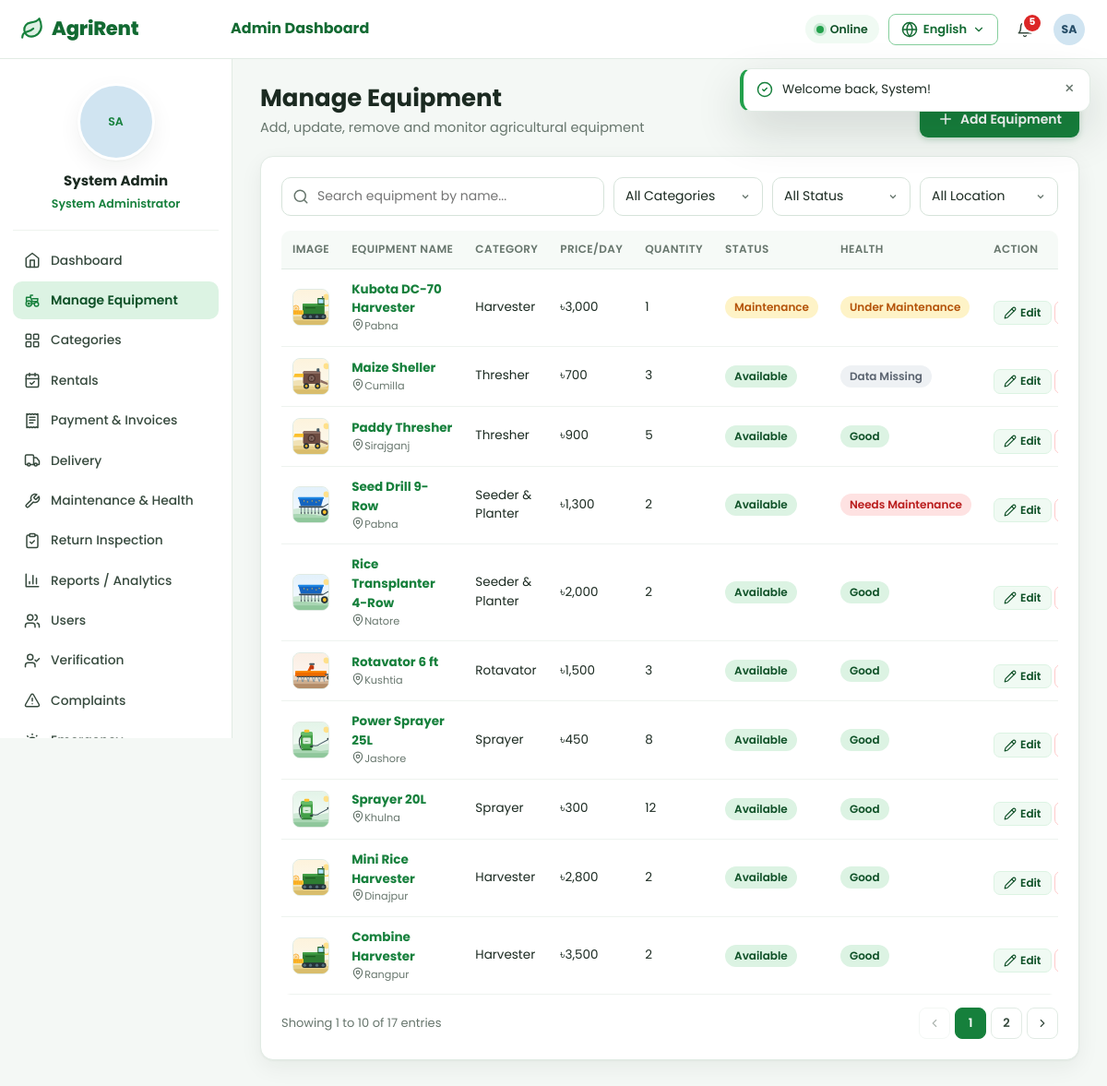
/index.php?r=equipment/manage (signed in), run on the app's committed database.
### tables this page shows
CREATE TABLE `users` (
  `id` INT UNSIGNED NOT NULL AUTO_INCREMENT,
  `name` VARCHAR(100) NOT NULL,
  `email` VARCHAR(160) NOT NULL,
  `phone` VARCHAR(30) NOT NULL DEFAULT '',
  `address` VARCHAR(255) NOT NULL DEFAULT '',
  `password` VARCHAR(255) NOT NULL,
  `role` ENUM('farmer','employee','admin') NOT NULL,
   
  `status` ENUM('inactive','active','suspended','deleted') NOT NULL DEFAULT 'inactive',
  `email_verified_at` DATETIME DEFAULT NULL,
   
  `verification_status` ENUM('pending','approved','rejected') NOT NULL DEFAULT 'pending',
  `verification_note` VARCHAR(255) DEFAULT NULL,
  `verification_document` VARCHAR(255) DEFAULT NULL,
  `verified_by` INT UNSIGNED DEFAULT NULL,
  `verified_at` DATETIME DEFAULT NULL,
  `employee_code` VARCHAR(30) DEFAULT NULL,
  `profile_photo` VARCHAR(255) DEFAULT NULL,
  `language` ENUM('en','bn') NOT NULL DEFAULT 'en',
  `two_factor_enabled` TINYINT(1) NOT NULL DEFAULT 0,
  `google_id` VARCHAR(64) DEFAULT NULL,
  `failed_attempts` INT UNSIGNED NOT NULL DEFAULT 0,
  `locked_until` DATETIME DEFAULT NULL,
  `last_login_at` DATETIME DEFAULT NULL,
  `last_login_ip` VARCHAR(45) DEFAULT NULL,
  `last_login_agent` VARCHAR(255) DEFAULT NULL,
  `remember_selector` CHAR(24) DEFAULT NULL,
  `remember_hash` CHAR(64) DEFAULT NULL,
  `remember_expires` DATETIME DEFAULT NULL,
  `deleted_at` DATETIME DEFAULT NULL,
  `created_at` DATETIME NOT NULL DEFAULT CURRENT_TIMESTAMP,
  `updated_at` DATETIME NOT NULL DEFAULT CURRENT_TIMESTAMP ON UPDATE CURRENT_TIMESTAMP,
  PRIMARY KEY (`id`),
  UNIQUE KEY `uq_users_email` (`email`),
  UNIQUE KEY `uq_users_google` (`google_id`),
  UNIQUE KEY `uq_users_remember` (`remember_selector`),
  KEY `idx_users_role_status` (`role`,`status`,`verification_status`)
);

CREATE TABLE `equipment` (
  `id` INT UNSIGNED NOT NULL AUTO_INCREMENT,
  `category_id` INT UNSIGNED NOT NULL,
  `name` VARCHAR(150) NOT NULL,
  `specs` VARCHAR(150) DEFAULT NULL,
  `description` TEXT NOT NULL,
  `price_per_day` DECIMAL(10,2) DEFAULT NULL,
  `quantity` INT UNSIGNED NOT NULL DEFAULT 1,
  `location` VARCHAR(150) NOT NULL,
  `latitude` DECIMAL(9,6) DEFAULT NULL,
  `longitude` DECIMAL(9,6) DEFAULT NULL,
  `image` VARCHAR(255) DEFAULT NULL,
  `owner_name` VARCHAR(120) DEFAULT NULL,
  `owner_phone` VARCHAR(30) DEFAULT NULL,
  `status` ENUM('available','unavailable','maintenance','inactive') NOT NULL DEFAULT 'available',
   
  `health_status` ENUM('good','needs_maintenance','under_maintenance','unknown') NOT NULL DEFAULT 'good',
  `health_flag` VARCHAR(255) DEFAULT NULL,
  `usage_hours` DECIMAL(10,1) NOT NULL DEFAULT 0,
  `hours_since_service` DECIMAL(10,1) NOT NULL DEFAULT 0,
  `usage_threshold_hours` INT UNSIGNED NOT NULL DEFAULT 250,
  `service_interval_days` INT UNSIGNED NOT NULL DEFAULT 120,
  `last_service_date` DATE DEFAULT NULL,
  `added_by` INT UNSIGNED NOT NULL,
  `created_at` DATETIME NOT NULL DEFAULT CURRENT_TIMESTAMP,
  `updated_at` DATETIME NOT NULL DEFAULT CURRENT_TIMESTAMP ON UPDATE CURRENT_TIMESTAMP,
  PRIMARY KEY (`id`),
  KEY `idx_equipment_category` (`category_id`),
  KEY `idx_equipment_status` (`status`,`health_status`),
  KEY `idx_equipment_location` (`location`),
  CONSTRAINT `fk_equipment_category` FOREIGN KEY (`category_id`) REFERENCES `categories` (`id`) ON UPDATE CASCADE,
  CONSTRAINT `fk_equipment_user` FOREIGN KEY (`added_by`) REFERENCES `users` (`id`) ON UPDATE CASCADE
);

CREATE TABLE `categories` (
  `id` INT UNSIGNED NOT NULL AUTO_INCREMENT,
  `name` VARCHAR(80) NOT NULL,
  `description` VARCHAR(255) DEFAULT NULL,
  `icon` VARCHAR(40) NOT NULL DEFAULT 'tractor',
  `status` ENUM('active','inactive') NOT NULL DEFAULT 'active',
  `created_at` DATETIME NOT NULL DEFAULT CURRENT_TIMESTAMP,
  PRIMARY KEY (`id`),
  UNIQUE KEY `uq_categories_name` (`name`)
);

### app/views/equipment/_table.php (the view, shortened to what the rows shown need)
<div class="table-wrap">
    <table class="table">
        <thead><tr><th><?= e(t('Image')) ?></th><th><?= e(t('Equipment Name')) ?></th><th><?= e(t('Category')) ?></th><th><?= e(t('Price/Day')) ?></th><th><?= e(t('Quantity')) ?></th><th><?= e(t('Status')) ?></th><th><?= e(t('Health')) ?></th><th><?= e(t('Action')) ?></th></tr></thead>
        <tbody>
        <?php foreach ($rows as $r): ?>
            <tr data-row="eq-<?= (int)$r['id'] ?>">
                <td><img class="thumb" src="<?= e(equipment_image($r)) ?>" alt="" onerror="this.onerror=null;this.src='assets/img/equipment/<?= e($r['category_icon']) ?>.svg'"></td>
                <td><a href="<?= e(url('equipment/show', ['id' => $r['id']])) ?>"><strong><?= e($r['name']) ?></strong></a><small class="block muted"><?= icon('map-pin', 'icon-xs') ?><?= e($r['location']) ?></small></td>
                <td><?= e(t($r['category_name'])) ?></td>
                <td><?= $r['price_per_day'] !== null ? money($r['price_per_day']) : '<span class="text-danger">' . e(t('Missing')) . '</span>' ?></td>
                <td><?= (int)$r['quantity'] ?></td>
                <td><?= badge($r['status']) ?></td>
                <td><?= badge($r['health_status']) ?></td>
                <td class="nowrap">
                    <a class="btn btn-light btn-xs" href="<?= e(url('equipment/edit', ['id' => $r['id']])) ?>"><?= icon('edit', 'icon-xs') ?><?= e(t('Edit')) ?></a>
                    <?php if (is_role('admin')): ?>
                        <form class="inline" method="post" action="<?= e(url('equipment/destroy')) ?>" data-ajax data-confirm="<?= e(t('Remove :name from the equipment list?', ['name' => $r['name']])) ?>" data-remove-row="eq-<?= (int)$r['id'] ?>">
                            <button class="btn btn-danger-soft btn-xs" type="submit"><?= icon('trash', 'icon-xs') ?><?= e(t('Remove')) ?></button>
                        </form>
                    <?php endif; ?>
                </td>
            </tr>
        <?php endforeach; ?>
        </tbody>
    </table>
</div>
<?php include __DIR__ . '/../partials/pagination.php'; ?>

### app/services/Icon.php (shortened to what the rows shown need)
<?php
final class Icon
{
    public static function svg(string $name, string $class = ''): string
    {
        $paths = self::PATHS[$name] ?? self::PATHS['info'];
        return '<svg class="icon ' . $class . '" viewBox="0 0 24 24" fill="none" stroke="currentColor" stroke-width="2" stroke-linecap="round" stroke-linejoin="round" aria-hidden="true">' . $paths . '</svg>';
    }
}

### app/helpers.php (shortened to what the rows shown need)
<?php
function config(string $key, $default = null)
{
    $value = $GLOBALS['__config'];
    foreach (explode('.', $key) as $part) {
        $value = $value[$part];
    }
    return $value;
}
function url(string $route = '', array $params = []): string
{
    $query = $route !== '' ? 'r=' . $route : '';
    if ($params) {
        $query .= ($query !== '' ? '&' : '') . http_build_query($params);
    }
    return 'index.php' . ($query !== '' ? '?' . $query : '');
}
function e($value): string
{
    return htmlspecialchars((string)$value, ENT_QUOTES | ENT_SUBSTITUTE, 'UTF-8');
}
function t(string $key, array $params = []): string
{
    return Lang::translate($key, $params);
}
function money($amount, bool $decimals = false): string
{
    $amount = (float)$amount;
    $digits = ($decimals || floor($amount) != $amount) ? 2 : 0;
    return '৳' . number_format($amount, $digits);
}
function icon(string $name, string $class = ''): string
{
    return Icon::svg($name, $class);
}
function status_meta(string $status): array
{
    static $map = [
        'pending' => ['Pending', 'amber'], 'confirmed' => ['Confirmed', 'blue'], 'delivered' => ['Delivered', 'green'],
        'returned' => ['Returned', 'purple'], 'completed' => ['Completed', 'green'], 'cancelled' => ['Cancelled', 'red'],
        'rejected' => ['Rejected', 'red'], 'active_rental' => ['Active', 'green'],
        'paid' => ['Paid', 'green'], 'failed' => ['Failed', 'red'], 'refunded' => ['Refunded', 'gray'],
        'unpaid' => ['Unpaid', 'amber'], 'partial' => ['Partially Paid', 'amber'],
        'assigned' => ['Assigned', 'blue'], 'in_progress' => ['In Progress', 'blue'],
        'available' => ['Available', 'green'], 'unavailable' => ['Not Available', 'red'], 'maintenance' => ['Maintenance', 'amber'],
        'inactive' => ['Inactive', 'gray'], 'good' => ['Good', 'green'], 'needs_maintenance' => ['Needs Maintenance', 'red'],
        'under_maintenance' => ['Under Maintenance', 'amber'], 'unknown' => ['Data Missing', 'gray'],
        'scheduled' => ['Scheduled', 'blue'], 'open' => ['Open', 'red'], 'resolved' => ['Resolved', 'green'],
        'in_review' => ['In Review', 'blue'], 'closed' => ['Closed', 'gray'],
        'low' => ['Low', 'green'], 'medium' => ['Medium', 'amber'], 'high' => ['High', 'red'],
        'active' => ['Active', 'green'], 'suspended' => ['Suspended', 'red'], 'deleted' => ['Deleted', 'gray'],
        'approved' => ['Approved', 'green'], 'verified' => ['Verified', 'green'], 'unverified' => ['Unverified', 'amber'],
        'damaged' => ['Damaged', 'red'], 'needs_service' => ['Needs Service', 'amber'],
        'normal' => ['Normal Season', 'gray'], 'harvest' => ['Harvest Season', 'amber'], 'off_season' => ['Off-season', 'blue'],
    ];
    $meta = $map[$status] ?? [ucwords(str_replace('_', ' ', $status)), 'gray'];
    return [t($meta[0]), $meta[1]];
}
function badge(?string $status, ?string $label = null): string
{
    $status = (string)$status;
    [$text, $color] = status_meta($status);
    return '<span class="badge badge-' . $color . '" data-status="' . e($status) . '">' . e($label ?? $text) . '</span>';
}
function is_role(string ...$roles): bool
{
    return Auth::is(...$roles);
}
function equipment_image(?array $row): string
{
    $image = (string)($row['image'] ?? '');
    if ($image !== '' && (preg_match('#^https?://#', $image) || is_file(BASE_PATH . '/' . $image))) {
        return $image;
    }
    $icon = $row['category_icon'] ?? $row['icon'] ?? 'tractor';
    return 'assets/img/equipment/' . (preg_match('/^[a-z]+$/', (string)$icon) ? $icon : 'tractor') . '.svg';
}
function initials(?string $name): string
{
    $parts = preg_split('/\s+/', trim((string)$name)) ?: [];
    $letters = '';
    foreach (array_slice($parts, 0, 2) as $part) {
        $letters .= mb_strtoupper(mb_substr($part, 0, 1));
    }
    return $letters ?: 'U';
}
function avatar(?array $user, string $size = ''): string
{
    $class = 'avatar' . ($size ? ' avatar-' . $size : '');
    $hue = crc32((string)($user['name'] ?? 'user')) % 360;
    return '<span class="' . $class . ' avatar-initials" style="--hue:' . $hue . '">' . e(initials($user['name'] ?? '')) . '</span>';
}
function paginate(int $total, int $page, int $perPage = 10): array
{
    $pages = max(1, (int)ceil($total / max(1, $perPage)));
    $page = min(max(1, $page), $pages);
    return ['page' => $page, 'pages' => $pages, 'offset' => ($page - 1) * $perPage, 'per' => $perPage, 'total' => $total];
}

### app/views/layouts/app.php (shortened to what the rows shown need)
<?php
$me = Auth::user();
$current = Router::current();
?>
<!doctype html>
<html lang="<?= Lang::get() ?>" data-lang="<?= Lang::get() ?>">
<head><?php include __DIR__ . '/_head.php'; ?></head>
<body class="app role-<?= e($me['role']) ?>" data-route="<?= e($current) ?>">
<header class="topbar">
    <a class="brand" href="<?= e(url('dashboard/index')) ?>"><?= icon('leaf') ?><span><?= e(setting('platform_name', 'AgriRent')) ?></span></a>
    <div class="topbar-title"><?= $me['role'] !== 'farmer' ? e(t(ucfirst($me['role']) . ' Dashboard')) : '' ?></div>
    <div class="topbar-actions">
        <div class="net-status" id="netStatus" title="<?= e(t('Connection & offline sync status')) ?>">
        </div>
        <?php include __DIR__ . '/_lang.php'; ?>
        <div class="dropdown notif-dropdown">
        </div>
        <div class="dropdown">
            <button class="user-chip" type="button" data-dropdown aria-label="<?= e(t('Account menu')) ?>"><?= avatar($me, 'sm') ?></button>
        </div>
    </div>
</header>
<aside class="sidebar" aria-label="<?= e(t('Sidebar')) ?>">
    <div class="sidebar-profile">
        <?= avatar($me, 'xl') ?>
        <strong><?= e($me['name']) ?></strong>
        <span><?= e($me['role'] === 'admin' ? t('System Administrator') : role_label($me['role'])) ?></span>
    </div>
</aside>
<main id="main" class="main">
    <?= $content ?>
</main>
</body>
</html>

### data on the page
users: role "Admin Dashboard", name "SA SA", name "System Admin", role "System Administrator"
equipment: image+category (picture), name "Kubota DC-70 Harvester", location "Pabna", category.name "Harvester", price_per_day "৳3,000", quantity "1", label "Maintenance Under Maintenance"
equipment: image+category (picture), name "Maize Sheller", location "Cumilla", category.name "Thresher", price_per_day "৳700", quantity "3", label "Available Data Missing"
equipment: image+category (picture), name "Paddy Thresher", location "Sirajganj", category.name "Thresher", price_per_day "৳900", quantity "5", label "Available Good"
equipment: image+category (picture), name "Seed Drill 9-Row", location "Pabna", category.name "Seeder & Planter", price_per_day "৳1,300", quantity "2", label "Available Needs Maintenance"
equipment: image+category (picture), name "Rice Transplanter 4-Row", location "Natore", category.name "Seeder & Planter", price_per_day "৳2,000", quantity "2", label "Available Good"
equipment: image+category (picture), name "Rotavator 6 ft", location "Kushtia", category.name "Rotavator", price_per_day "৳1,500", quantity "3", label "Available Good"
equipment: image+category (picture), name "Power Sprayer 25L", location "Jashore", category.name "Sprayer", price_per_day "৳450", quantity "8", label "Available Good"
equipment: image+category (picture), name "Sprayer 20L", location "Khulna", category.name "Sprayer", price_per_day "৳300", quantity "12", label "Available Good"
equipment: image+category (picture), name "Mini Rice Harvester", location "Dinajpur", category.name "Harvester", price_per_day "৳2,800", quantity "2", label "Available Good"
equipment: image+category (picture), name "Combine Harvester", location "Rangpur", category.name "Harvester", price_per_day "৳3,500", quantity "2", label "Available Good"

### other printed values
setting('platform_name', 'AgriRent') "AgriRent"
$unread "5"
t($label) "Dashboard"
t($label) "Manage Equipment"
t($label) "Categories"
t($label) "Rentals"
t($label) "Payment & Invoices"
t($label) "Delivery"
t($label) "Maintenance & Health"
t($label) "Return Inspection"
t($label) "Reports / Analytics"
t($label) "Users"
t($label) "Verification"
t($label) "Complaints"
t('Manage Equipment') "Manage Equipment"
